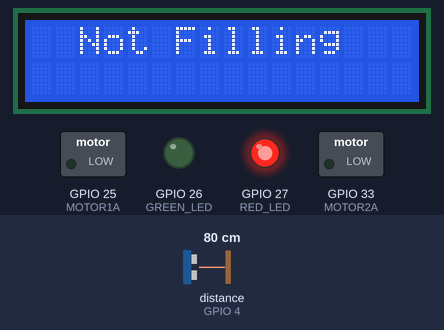
The sketch below on a simulated ESP32. Shown: 16×2 character LCD, switched loads named in the sketch (green lamp = pin HIGH), output pins drawn as LEDs (lit = HIGH). Wiring (inferred from the names in the program): ultrasonic range finder: trigger GPIO 5; echo GPIO 4. The test bench sets the inputs (shaded band); at power-on: distance to the obstacle (sensor on GPIO 4) 80 cm. The echo pulse lasts 58.3 µs per cm; pins used as bus, display or sensor lines are not drawn; what the sketch prints to the serial monitor is not drawn.

Above: at 3.2 s.
3.3 s: distance to the obstacle (sensor on GPIO 4) set to 10 cm
4.8 s: distance to the obstacle (sensor on GPIO 4) set to 7 cm
At 6.4 s:
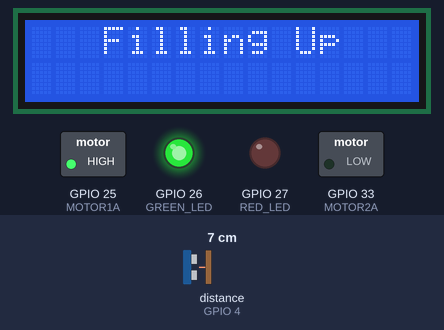
6.7 s: distance to the obstacle (sensor on GPIO 4) set to 9 cm
At 7.2 s:
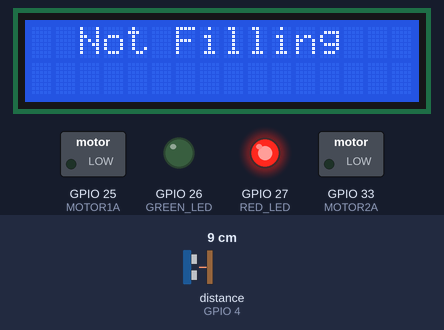
8.2 s: distance to the obstacle (sensor on GPIO 4) set to 2 cm
At 9.2 s:
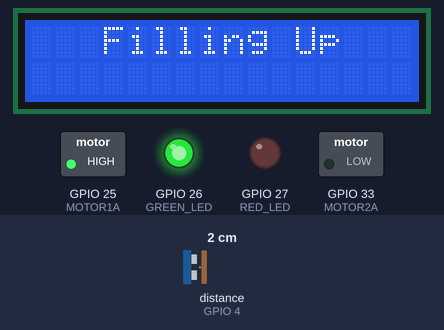
Timing chart, 0 to 10.8 s (numbered marks = the images above; inputs shaded):
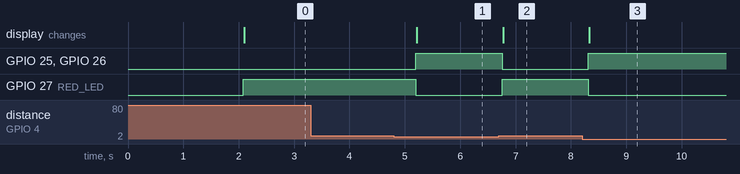

Measured:
- the behaviour switches between 9 and 8 cm on distance to the obstacle (sensor on GPIO 4) (found by bisection; images 0 and 1)
- after the input at 3.3 s, every drawn part: stays the same
- after the input at 4.8 s, GPIO 25 (MOTOR1A), GPIO 26 (GREEN_LED): LOW → HIGH after 0.40 s; GPIO 27 (RED_LED): HIGH → LOW after 0.40 s; the display: changes after 0.42 s (image 1)
- after the input at 6.7 s, GPIO 25 (MOTOR1A), GPIO 26 (GREEN_LED): HIGH → LOW after 0.06 s; GPIO 27 (RED_LED): LOW → HIGH after 0.06 s; the display: changes after 0.08 s (image 2)
- after the input at 8.2 s, GPIO 25 (MOTOR1A), GPIO 26 (GREEN_LED): LOW → HIGH after 0.11 s; GPIO 27 (RED_LED): HIGH → LOW after 0.11 s; the display: changes after 0.13 s (image 3)

The sketch:

finalprojectcode.ino
```cpp
// Project Code Overview: We created a seamless, automatic water dispenser. While there is no object in front of
// the hrs04 sensor, the red LED stays HIGH, the serial monitor outputs the distance (cm), no object detected,
// the water pump stays OFF, and the LCD screen prints "Not Filling". As soon as the sensor senses an object within
// 8 cm, the green LED turns on, and the water pours into the object. The serial monitor only then outputs object
// is detected and the LCD prints the message "Filling Up". Hence the water pump stays ON until the object is out of range.

#include <Wire.h>
#include <LiquidCrystal_I2C.h>

// SDA->21, SCL->22
LiquidCrystal_I2C lcd(0x27, 16, 2); // Set the LCD address to 0x27 for a 16x2 display

// Pin configuration for Ultrasonic Sensor
#define TRIG_PIN 5
#define ECHO_PIN 4

// Pin configuration for LEDs
#define RED_LED 27
#define GREEN_LED 26

// Pin configuration for Water Pump
#define MOTOR1A 25
#define MOTOR2A 33

// Define distance threshold (in cm)
#define DISTANCE_THRESHOLD 8 // Adjust based on detection range

void setup() {
  Serial.begin(115200);
  Serial.println("Ultrasonic Sensor with LEDs and Water Pump");

  // Initialize the LCD
  lcd.init();
  lcd.backlight();
  lcd.print("Initializing...");
  delay(2000);
  lcd.clear();

  // Set up ultrasonic sensor pins
  pinMode(TRIG_PIN, OUTPUT);
  pinMode(ECHO_PIN, INPUT);

  // Set up LEDs
  pinMode(RED_LED, OUTPUT);
  pinMode(GREEN_LED, OUTPUT);

  // Set up Water Pump
  pinMode(MOTOR1A, OUTPUT);
  pinMode(MOTOR2A, OUTPUT);

  // Turn off LEDs and Water Pump initially
  digitalWrite(RED_LED, LOW);
  digitalWrite(GREEN_LED, LOW);
  digitalWrite(MOTOR1A, LOW);
  digitalWrite(MOTOR2A, LOW);
}

void loop() {
  // Trigger the ultrasonic sensor
  digitalWrite(TRIG_PIN, LOW);
  delayMicroseconds(2);
  digitalWrite(TRIG_PIN, HIGH);
  delayMicroseconds(10);
  digitalWrite(TRIG_PIN, LOW);

  // Measure the pulse duration
  long duration = pulseIn(ECHO_PIN, HIGH);

  // Calculate distance in cm
  float distance = duration * 0.034 / 2;

  // Print distance to Serial Monitor
  Serial.print("Distance: ");
  Serial.print(distance);
  Serial.println(" cm");

  // Logic for LED and Water Pump control
  if (distance > 0 && distance < DISTANCE_THRESHOLD) {
    // Object detected
    digitalWrite(GREEN_LED, HIGH);
    digitalWrite(RED_LED, LOW);

    // Turn on water pump
    digitalWrite(MOTOR1A, HIGH);
    digitalWrite(MOTOR2A, LOW);

    // Update LCD with "filling up"
    lcd.clear();
    lcd.setCursor(0, 0); // Top row
    lcd.print("   Filling Up   ");
    Serial.println("Object detected - Water Pump ON");
  } else {
    // No object detected
    digitalWrite(GREEN_LED, LOW);
    digitalWrite(RED_LED, HIGH);

    // Turn off water pump
    digitalWrite(MOTOR1A, LOW);
    digitalWrite(MOTOR2A, LOW);

    // Update LCD with "not filling"
    lcd.clear();
    lcd.setCursor(0, 0); // Top row
    lcd.print("  Not Filling ");
    Serial.println("No object detected - Water Pump OFF");
  }

  // Small delay for stability
  delay(500);
}
```
